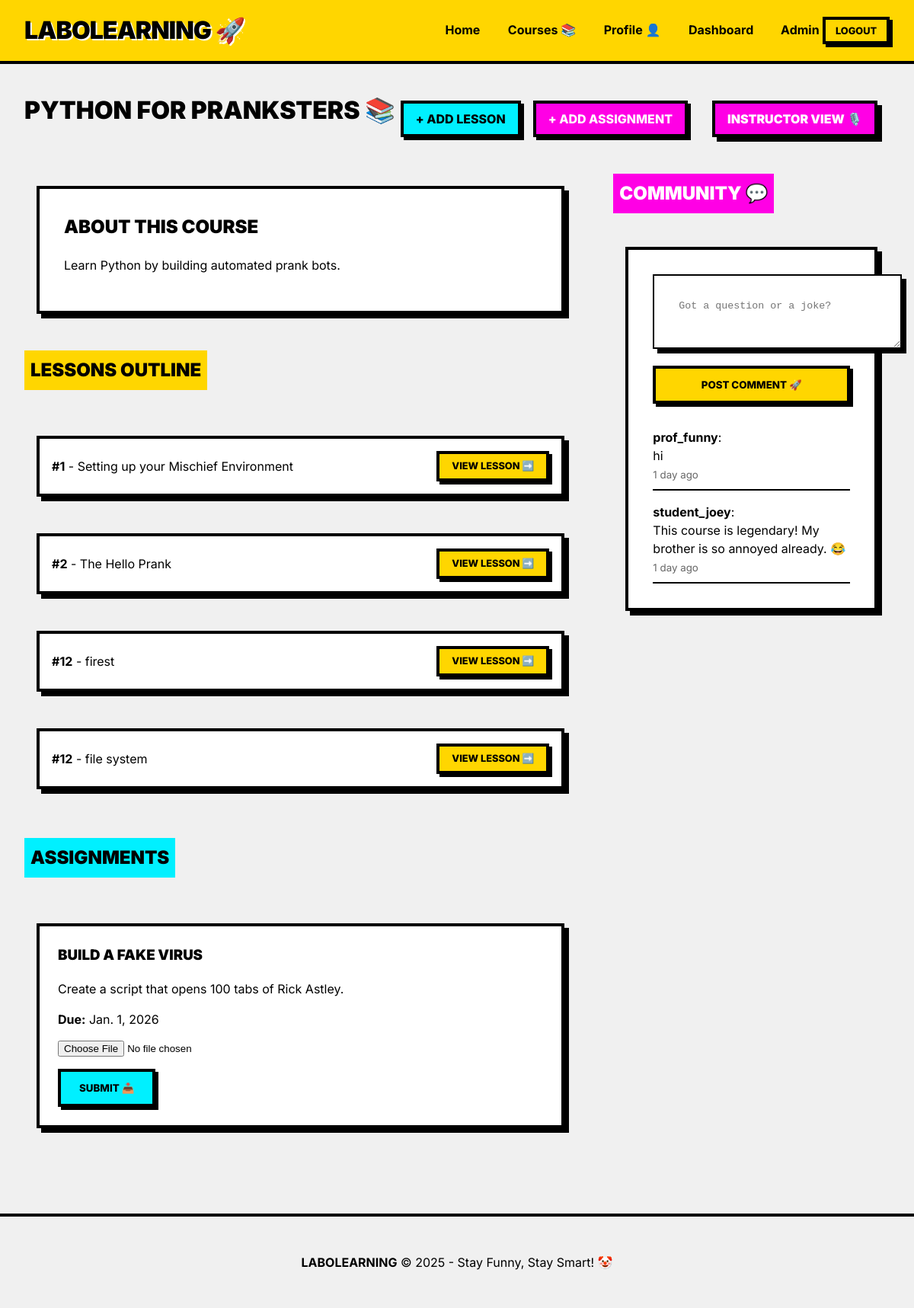
Page /courses/3/ (signed in) on the committed database.
### courses/models.py (models this page shows, shortened)
class Course(models.Model):
    title = models.CharField(max_length=200)
    description = models.TextField()
    instructor = models.ForeignKey(settings.AUTH_USER_MODEL, on_delete=models.CASCADE, related_name='teaching_courses')
    thumbnail = models.ImageField(upload_to='course_thumbnails/', blank=True, null=True)
    created_at = models.DateTimeField(auto_now_add=True)

class Lesson(models.Model):
    course = models.ForeignKey(Course, on_delete=models.CASCADE, related_name='lessons')
    title = models.CharField(max_length=200)
    content = models.TextField(blank=True) # Could be HTML or markdown
    video_file = models.FileField(upload_to='lesson_videos/', blank=True, null=True)
    order = models.PositiveIntegerField(default=0)
    created_at = models.DateTimeField(auto_now_add=True)
    class Meta:
        ordering = ['order']

class Assignment(models.Model):
    course = models.ForeignKey(Course, on_delete=models.CASCADE, related_name='assignments')
    title = models.CharField(max_length=200)
    description = models.TextField()
    due_date = models.DateTimeField()
    created_at = models.DateTimeField(auto_now_add=True)

class CourseComment(models.Model):
    course = models.ForeignKey(Course, on_delete=models.CASCADE, related_name='comments')
    user = models.ForeignKey(settings.AUTH_USER_MODEL, on_delete=models.CASCADE)
    text = models.TextField()
    created_at = models.DateTimeField(auto_now_add=True)

### users/models.py (models this page shows, shortened)
class User(AbstractUser):
    ROLE_CHOICES = (
        ('student', 'Student'),
        ('instructor', 'Instructor'),
        ('admin', 'Admin'),
    )
    role = models.CharField(max_length=20, choices=ROLE_CHOICES, default='student')
    bio = models.TextField(blank=True, null=True)
    device_limit = models.IntegerField(default=1) # Requirement: device limit control
    @property
    def unread_notifications_count(self):
        return self.notifications.filter(is_read=False).count()

### courses/views.py (the view)
# urls.py: path('<int:course_id>/', views.course_detail, name='course_detail'),
@login_required
def course_detail(request, course_id):
    course = get_object_or_404(Course, id=course_id)
    is_enrolled = Enrollment.objects.filter(student=request.user, course=course).exists()
    is_instructor = course.instructor == request.user or request.user.is_staff
    lessons = course.lessons.all()
    assignments = course.assignments.all()
    comments = course.comments.all().order_by('-created_at')
    return render(request, 'courses/course_detail.html', {
        'course': course,
        'lessons': lessons,
        'assignments': assignments,
        'comments': comments,
        'is_instructor': is_instructor
    })

### templates/courses/course_detail.html (shortened to what this page needs)
{% extends 'base.html' %}
{% block content %}
<div style="display: flex; justify-content: space-between; align-items: center; margin-bottom: 2rem;">
    <h1>{{ course.title }} 📚</h1>
    {% if is_instructor %}
    <div style="display: flex; gap: 1rem; align-items: center;">
        <a href="{% url 'add_lesson' course.id %}" class="brutal-btn accent" style="padding: 0.5rem 1rem;">+ Add
            Lesson</a>
        <a href="{% url 'add_assignment' course.id %}" class="brutal-btn secondary" style="padding: 0.5rem 1rem;">+ Add
            Assignment</a>
        <span class="brutal-card"
            style="padding: 0.5rem 1rem; background: var(--secondary-color); color: white; font-weight: 900;">INSTRUCTOR
            VIEW 🎙️</span>
    </div>
    {% endif %}
</div>
<div style="display: grid; grid-template-columns: 2fr 1fr; gap: 3rem;">
    <div>
        <div class="brutal-card" style="margin-bottom: 3rem;">
            <h2>About this Course</h2>
            <p>{{ course.description }}</p>
        </div>
        <h2 style="background: var(--primary-color); padding: 0.5rem; display: inline-block;">Lessons Outline</h2>
        <div style="display: grid; gap: 1rem; margin-top: 1.5rem; margin-bottom: 3rem;">
            {% for lesson in lessons %}
            <div class="brutal-card"
                style="display: flex; justify-content: space-between; align-items: center; padding: 1rem; {% if not is_enrolled and not is_instructor %}opacity: 0.7;{% endif %}">
                <div>
                    <strong>#{{ lesson.order }}</strong> - {{ lesson.title }}
                </div>
                {% if is_enrolled or is_instructor %}
                <a href="{% url 'lesson_detail' lesson.id %}" class="brutal-btn"
                    style="padding: 0.4rem 1rem; font-size: 0.8rem;">View Lesson ➡️</a>
                {% else %}
                <span class="brutal-card"
                    style="padding: 0.4rem 1rem; font-size: 0.8rem; background: #eee; cursor: not-allowed;">🔒
                    Locked</span>
                {% endif %}
            </div>
            {% empty %}
            <p>No lessons yet. Stay tuned!</p>
            {% endfor %}
        </div>
        {% if is_enrolled or is_instructor %}
        <h2 style="background: var(--accent-color); padding: 0.5rem; display: inline-block;">Assignments</h2>
        <div style="display: grid; gap: 1rem; margin-top: 1.5rem;">
            {% for assignment in assignments %}
            <div class="brutal-card" style="padding: 1.5rem;">
                <h3>{{ assignment.title }}</h3>
                <p>{{ assignment.description }}</p>
                <p><strong>Due:</strong> {{ assignment.due_date|date }}</p>
                <form method="post" action="{% url 'submit_assignment' assignment.id %}" enctype="multipart/form-data"
                    style="margin-top: 1rem;">
                    <input type="file" name="file" required style="margin-bottom: 1rem; display: block;">
                    <button type="submit" class="brutal-btn accent">Submit 📥</button>
                </form>
            </div>
            {% empty %}
            <p>No assignments. You're lucky! 🍀</p>
            {% endfor %}
        </div>
        {% endif %}
    </div>
    <div>
        <h2 style="background: var(--secondary-color); color: white; padding: 0.5rem; display: inline-block;">Community
            💬</h2>
        <div class="brutal-card" style="margin-top: 1.5rem;">
            {% if is_enrolled or is_instructor %}
            <form method="post" action="{% url 'add_comment' course.id %}">
                <textarea name="text" placeholder="Got a question or a joke?" class="brutal-card"
                    style="width: 100%; margin: 0; margin-bottom: 1rem; border-width: 2px;" required></textarea>
                <button type="submit" class="brutal-btn" style="width: 100%;">Post Comment 🚀</button>
            </form>
            {% else %}
            <div style="text-align: center; padding: 1rem;">
                <p>Chat is restricted to enrolled students. 🤫</p>
            </div>
            {% endif %}
            <div style="margin-top: 2rem; display: flex; flex-direction: column; gap: 1rem;">
                {% for comment in comments %}
                <div style="border-bottom: 2px solid black; padding-bottom: 0.5rem;">
                    <strong>{{ comment.user.username }}</strong>: <br>
                    {{ comment.text }}
                    <br><small style="color: #666;">{{ comment.created_at|timesince }} ago</small>
                </div>
                {% empty %}
                <p>Be the first to say something! 🦗</p>
                {% endfor %}
            </div>
        </div>
    </div>
</div>
{% endblock %}

### static/css/style.css (style rules this page uses)
:root { --bg-color: #f0f0f0; --primary-color: #FFD600; --secondary-color: #FF00E5; --accent-color: #00F0FF; --text-color: #000000; --border-width: 4px; --shadow-offset: 6px; }
body { background-color: var(--bg-color); font-family: 'Inter', system-ui, -apple-system, sans-serif; color: var(--text-color); margin: 0; padding: 0; line-height: 1.5; }
.brutal-card { background: white; border: var(--border-width) solid var(--text-color); box-shadow: var(--shadow-offset) var(--shadow-offset) 0px var(--text-color); padding: 2rem; margin: 1rem; transition: transform 0.1s; }
.brutal-btn { background: var(--primary-color); border: var(--border-width) solid var(--text-color); box-shadow: 4px 4px 0px var(--text-color); padding: 0.8rem 1.5rem; font-weight: 800; text-transform: uppercase; cursor: pointer; font-family: inherit; display: inline-block; text-decoration: none; color: black; }
.brutal-btn.secondary { background: var(--secondary-color); color: white; }
.brutal-btn.accent { background: var(--accent-color); }
h1, h2, h3 { margin-top: 0; text-transform: uppercase; font-weight: 900; }

### rows in the picture
Course: title "PYTHON FOR PRANKSTERS", description "Learn Python by building automated prank bots."
Lesson: order "1", title "Setting up your Mischief Environment"
Lesson: order "2", title "The Hello Prank"
Lesson: order "12", title "firest"
Lesson: order "12", title "file system"
Assignment: title "BUILD A FAKE VIRUS", description "Create a script that opens 100 tabs of Rick Astley.", due_date "Jan. 1, 2026"
CourseComment: user.username "prof_funny", text "hi", created_at "1 day"
CourseComment: user.username "student_joey", text "This course is legendary! My brother is so annoyed already. 😂", created_at "1 day"
